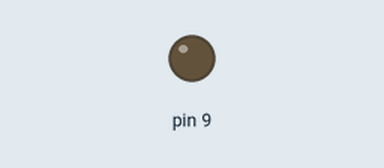
Bench run of a sketch on a simulated Arduino Uno, built with avr-gcc and run on an emulated ATmega328P. Shown: output pins drawn as LEDs (lit = HIGH).

Above: at 0.05 s.
At 0.8 s:
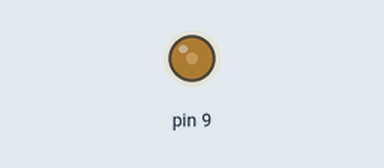
At 1.6 s:
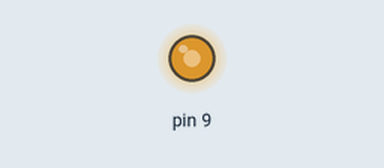
At 7.0 s:
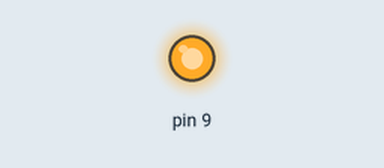
Timing chart, 0 to 9.1 s (numbered marks = the images above):
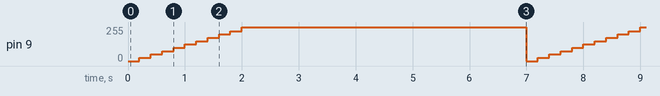

Measured:
- by itself, pin 9: repeats every 7.0 s: 50/255 0.20 s, 75/255 0.20 s, 100/255 0.20 s, 125/255 0.20 s, 150/255 0.20 s, 175/255 0.20 s, 200/255 0.20 s, 225/255 0.20 s, 255/255 5.0 s, 0/255 0.20 s, 25/255 0.20 s

The sketch:

Etape03.ino
```cpp
void setup() {
  pinMode(9, OUTPUT);
}

void loop() {
  analogWrite(9, 0);
  delay(200);
  analogWrite(9, 25);
  delay(200);
  analogWrite(9, 50);
  delay(200);
  analogWrite(9, 75);
  delay(200);
  analogWrite(9, 100);
  delay(200);
  analogWrite(9, 125);
  delay(200);
  analogWrite(9, 150);
  delay(200);
  analogWrite(9, 175);
  delay(200);
  analogWrite(9, 200);
  delay(200);
  analogWrite(9, 225);
  delay(200);
  analogWrite(9, 255);
  delay(5000);
}
```
